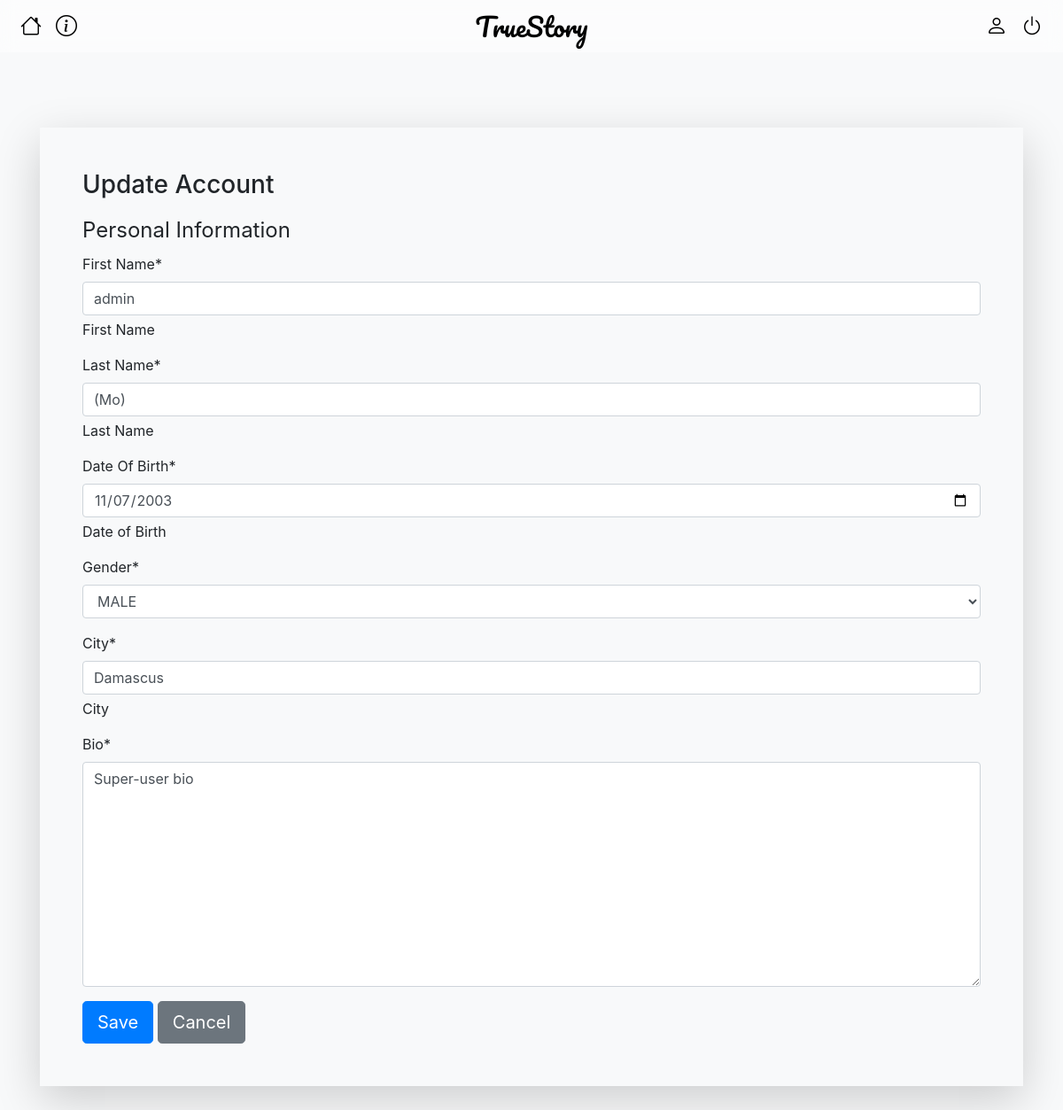
Page /account/2/update/0 (signed in) on the committed database.
### mainapp/models.py (models this page shows, shortened)
class Account(models.Model):
    user = models.OneToOneField(CustomUser, on_delete=models.CASCADE, primary_key=True)
    first_name = models.CharField("First Name", max_length=100)
    last_name = models.CharField("Last Name", max_length=100)
    date_of_birth = models.DateField("Date Of Birth",)
    gender = models.CharField("Gender", max_length=8, choices=[("MALE", "MALE"), ("FEMALE", "FEMALE")])
    city = models.CharField("City", max_length=50)
    bio = models.TextField("Bio", max_length=1000)
    last_api_call = models.DateTimeField(null=True, blank=True)

### mainapp/views/account.py (the view, shortened to what this page needs)
class AccountUpdateView(LoginRequiredMixin, UserPassesTestMixin, UpdateView):
    model = Account
    form_class = AccountUpdateForm
    template_name = 'mainapp/account/account_update.html'
    def test_func(self):
        return self.get_object().user.id == self.request.user.id

### mainapp/forms/account.py
class AccountUpdateForm(AccountBaseForm):
    class Meta(AccountBaseForm.Meta):
        model = Account
    def __init__(self, *args, **kwargs):
        super(AccountUpdateForm, self).__init__(*args, **kwargs)
        self.helper = FormHelper()
        cancel_url = reverse('account_detail', kwargs={'pk': self.instance.pk})
        self.helper.layout = Layout(
            Fieldset(
                "Personal Information",
                "first_name",
                "last_name",
                "date_of_birth",
                "gender",
                "city",
                "bio",
            ),
             ButtonHolder(
                Submit("submit", "Save", css_class="btn-primary btn-lg"),
                HTML(f'<a class="btn btn-secondary btn-lg" href="{cancel_url}">Cancel</a>')
            ),
        )

### mainapp/templates/mainapp/account/account_update.html
{% extends "mainapp/bases/update_form_base.html" %}
{% block h2 %}Update Account{% endblock %}

### mainapp/templates/mainapp/bases/update_form_base.html (shortened to what this page needs)
{% extends "base.html" %}
{% load crispy_forms_tags %}
{% block content %}
<div class="container mt-5 shadow-lg bg-light p-5">
    <h3 class="mb-3">{%block h2%}h2 block{%endblock%}</h3>
    {% crispy form %}
</div>
{% endblock %}

### mainapp/static/mainapp/css/base.css (style rules this page uses)
body { margin: 0; padding: 0; box-sizing: border-box; }

### rows in the picture
Account: first_name "admin", last_name "(Mo)", date_of_birth "11/07/2003", gender "MALE", city "Damascus", bio "Super-user bio"
